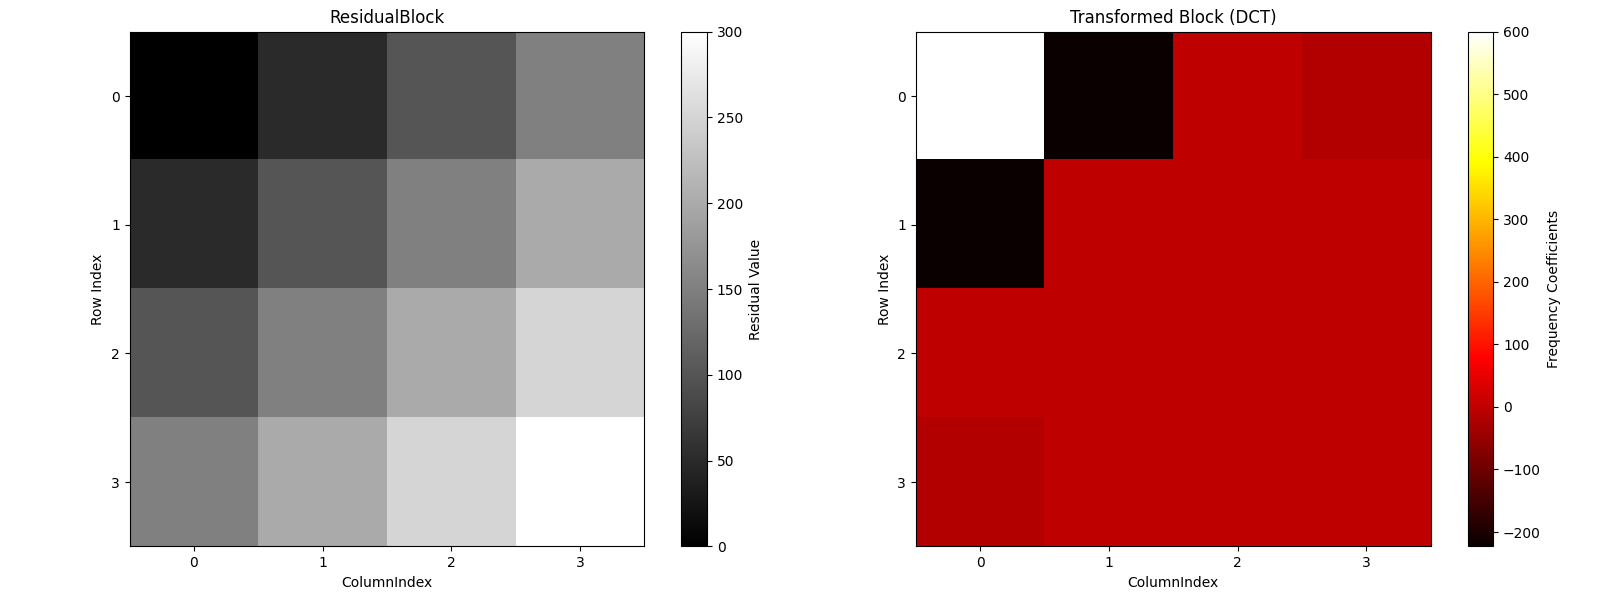

The script that drew this image:
import numpy as np
import matplotlib.pyplot as plt
from scipy.fft import dct
 
#Define the residual block (smooth gradient)
residual_block = np.array([
    [0, 50, 100, 150],
    [50, 100, 150, 200],
    [100, 150, 200, 250],
    [150, 200, 250, 300],
])
 
#Apply2D DCT
transformed_block = dct(dct(residual_block.T, norm='ortho').T, norm='ortho')
 
#Visualize the residual block and transformed block
fig, (ax1, ax2) = plt.subplots(1, 2, figsize=(16, 6))
 
#Residual Block Visualization
im1 = ax1.imshow(residual_block, cmap='gray', interpolation='nearest')
ax1.set_title("ResidualBlock")
ax1.set_xlabel("ColumnIndex")
ax1.set_ylabel("Row Index")
ax1.set_xticks(range(residual_block.shape[1]))
ax1.set_yticks(range(residual_block.shape[0]))
plt.colorbar(im1, ax=ax1, label='Residual Value')  # Useplt.colorbar and link to the specific axis
 
# Print the numerical values of the transformed block
print("Transformed Block (DCT):")
print(transformed_block)
 
#Transformed Block Visualization
im2 = ax2.imshow(transformed_block, cmap='hot', interpolation='nearest')
ax2.set_title("Transformed Block (DCT)")
ax2.set_xlabel("ColumnIndex")
ax2.set_ylabel("Row Index")
ax2.set_xticks(range(transformed_block.shape[1]))
ax2.set_yticks(range(transformed_block.shape[0]))
plt.colorbar(im2, ax=ax2, label='Frequency Coefficients')  # Useplt.colorbar here as well
 
plt.tight_layout()
plt.show()
